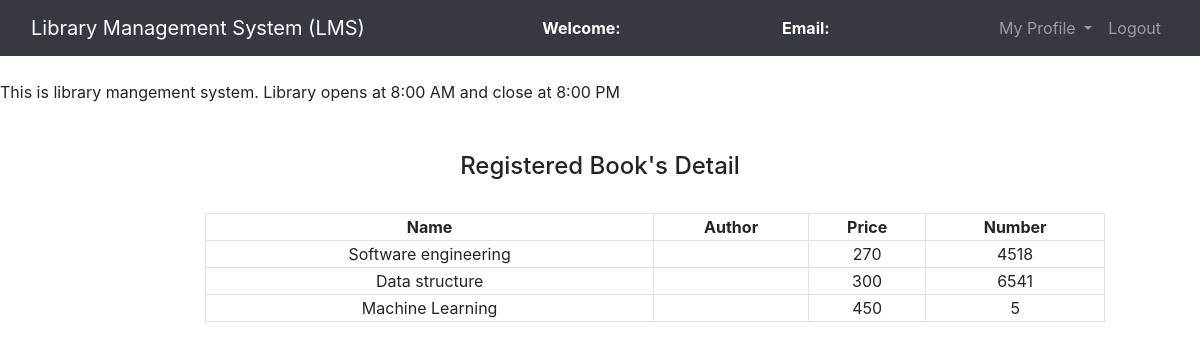
Page /admin/Regbooks.php on the committed database.
### tables this page shows
CREATE TABLE `books` (
  `book_id` int(11) NOT NULL,
  `book_name` varchar(250) NOT NULL,
  `author_id` int(11) NOT NULL,
  `cat_id` int(11) NOT NULL,
  `book_no` int(11) NOT NULL,
  `book_price` int(11) NOT NULL
);

### admin/Regbooks.php (the view, shortened to what this page needs)
<?php
	$connection = mysqli_connect("localhost","root","");
	$query = "select books.book_name,books.book_no,book_price,authors.author_name from books left join authors on books.author_id = authors.author_id";
?>
<!DOCTYPE html>
<html>
<head>
	<link rel="stylesheet" type="text/css" href="../bootstrap-4.4.1/css/bootstrap.min.css">
</head>
<body>
	<nav class="navbar navbar-expand-lg navbar-dark bg-dark">
		<div class="container-fluid">
			<div class="navbar-header">
				<a class="navbar-brand" href="admin_dashboard.php">Library Management System (LMS)</a>
			</div>
			<font style="color: white"><span><strong>Welcome: <?php echo $_SESSION['name'];?></strong></span></font>
			<font style="color: white"><span><strong>Email: <?php echo $_SESSION['email'];?></strong></font>
		    <ul class="nav navbar-nav navbar-right">
		      <li class="nav-item dropdown">
	        	<a class="nav-link dropdown-toggle" data-toggle="dropdown">My Profile </a>
		      </li>
		      <li class="nav-item">
		        <a class="nav-link" href="../logout.php">Logout</a>
		      </li>
		    </ul>
		</div>
	</nav><br>
	<span><marquee>This is library mangement system. Library opens at 8:00 AM and close at 8:00 PM</marquee></span><br><br>
		<center><h4>Registered Book's Detail</h4><br></center>
		<div class="row">
			<div class="col-md-2"></div>
			<div class="col-md-8">
				<form>
					<table class="table-bordered" width="900px" style="text-align: center">
						<tr>
							<th>Name</th>
							<th>Author</th>
							<th>Price</th>
							<th>Number</th>
						</tr>
					<?php
						$query_run = mysqli_query($connection,$query);
						while ($row = mysqli_fetch_assoc($query_run)){
							?>
							<tr>
							<td><?php echo $row['book_name'];?></td>
							<td><?php echo $row['author_name'];?></td>
							<td><?php echo $row['book_price'];?></td>
							<td><?php echo $row['book_no'];?></td>
						</tr>
					<?php
						}
					?>
				</table>
				</form>
			</div>
			<div class="col-md-2"></div>
		</div>
</body>
</html>

### rows in the picture
books: book_name "Software engineering", book_price "270", book_no "4518"
books: book_name "Data structure", book_price "300", book_no "6541"
books: book_name "Machine Learning", book_price "450", book_no "5"
